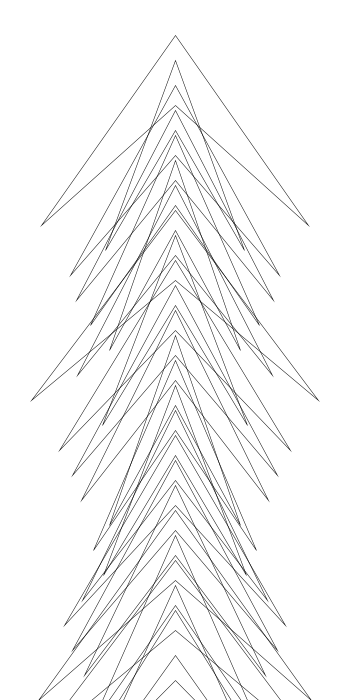
Frame 1 (no input)
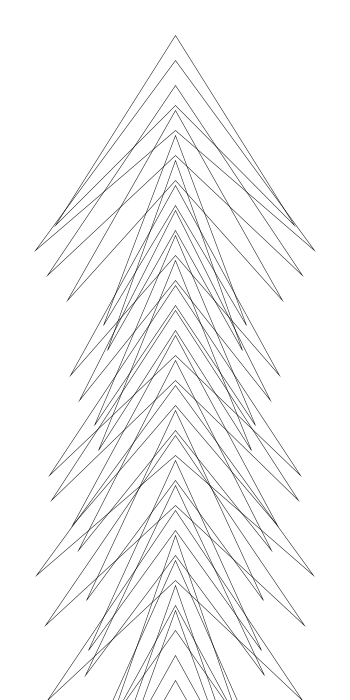
Frame 2 (the mouse pressed at the canvas centre, redrawn once)

The Processing sketch that drew these frames (run headless with seeded random() and noise(); the mouse was pressed at the canvas centre and the sketch redrawn once):

// Processing sketch: processing_65842
// ── processing_65842.pde

int y;
float d,z;

void setup(){
  frameRate(30);
  size(350,700);
  smooth();
  strokeWeight(.5);
  stroke(0);
  noFill();
}
//void draw(){
//  background(255);
//  for ( int y = 75; y < height-75; y=y+15){
//    z=(random(1,7))*14;
//  beginShape();
//  vertex(125-z,(y+9)/2);
//  vertex(175,y-50);
//  vertex(225+z,(y+9)/2);
//  vertex(175,y-10);
//  endShape(CLOSE);
//  }
 void draw(){
  background(255);
  for ( int y = 600; y > 0; y=y-25){
  z=(random(1,7))*14;
  beginShape();
  vertex(125-z,(y+200));
  vertex(175,y+10);
  vertex(225+z,(y+200));
  vertex(175,y+80);
  endShape(CLOSE);
  }
  
 noLoop();

 
}

void mousePressed() { 
  redraw();
  background(255);
}



//void poly1(){ //0-20letters
//   beginShape();
//   vertex(100,350);
//  vertex(250,100);
//  vertex(400,350);
//  endShape(CLOSE); 
//  
//}
//
//void poly2(){ //21-40letters
//   beginShape();
//  vertex(50,75);
//  vertex(400,125);
//  vertex(375,375);
//  vertex(75,410);
//  endShape(CLOSE); 
//  
//}
